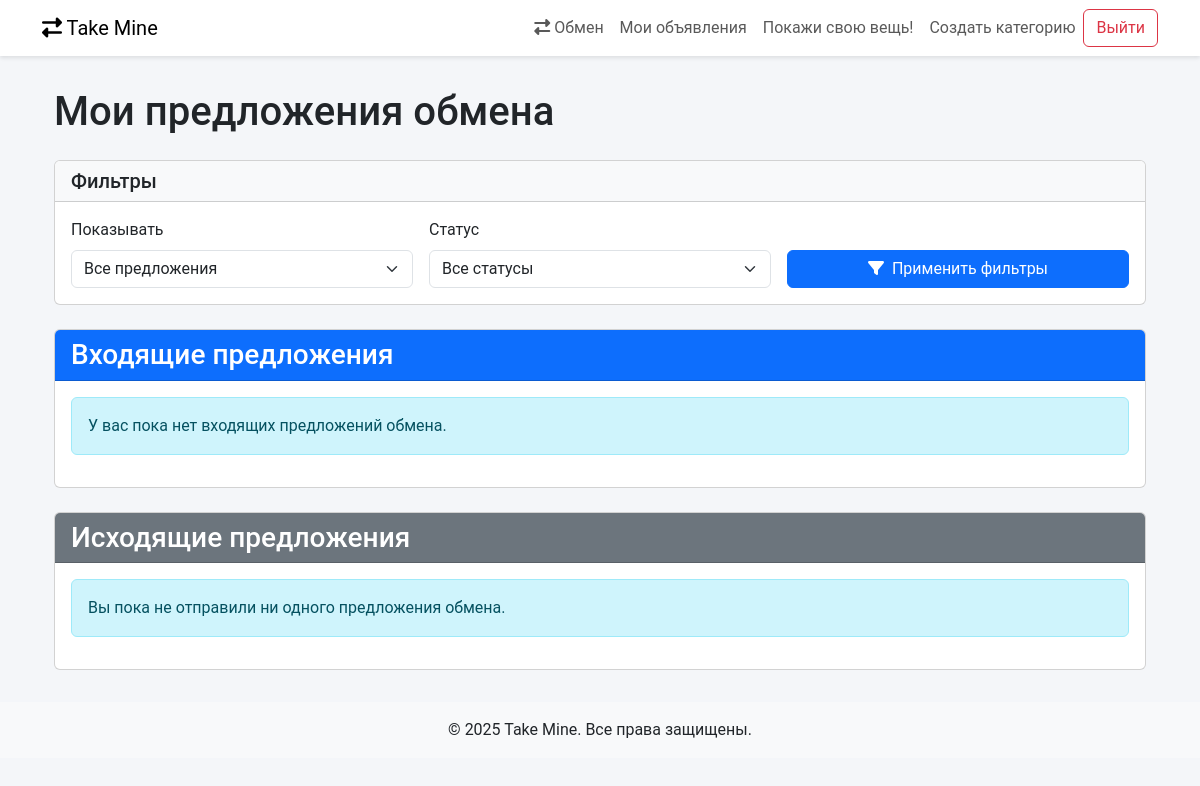
The page /exchanges/ (signed in) on the database as committed earlier.
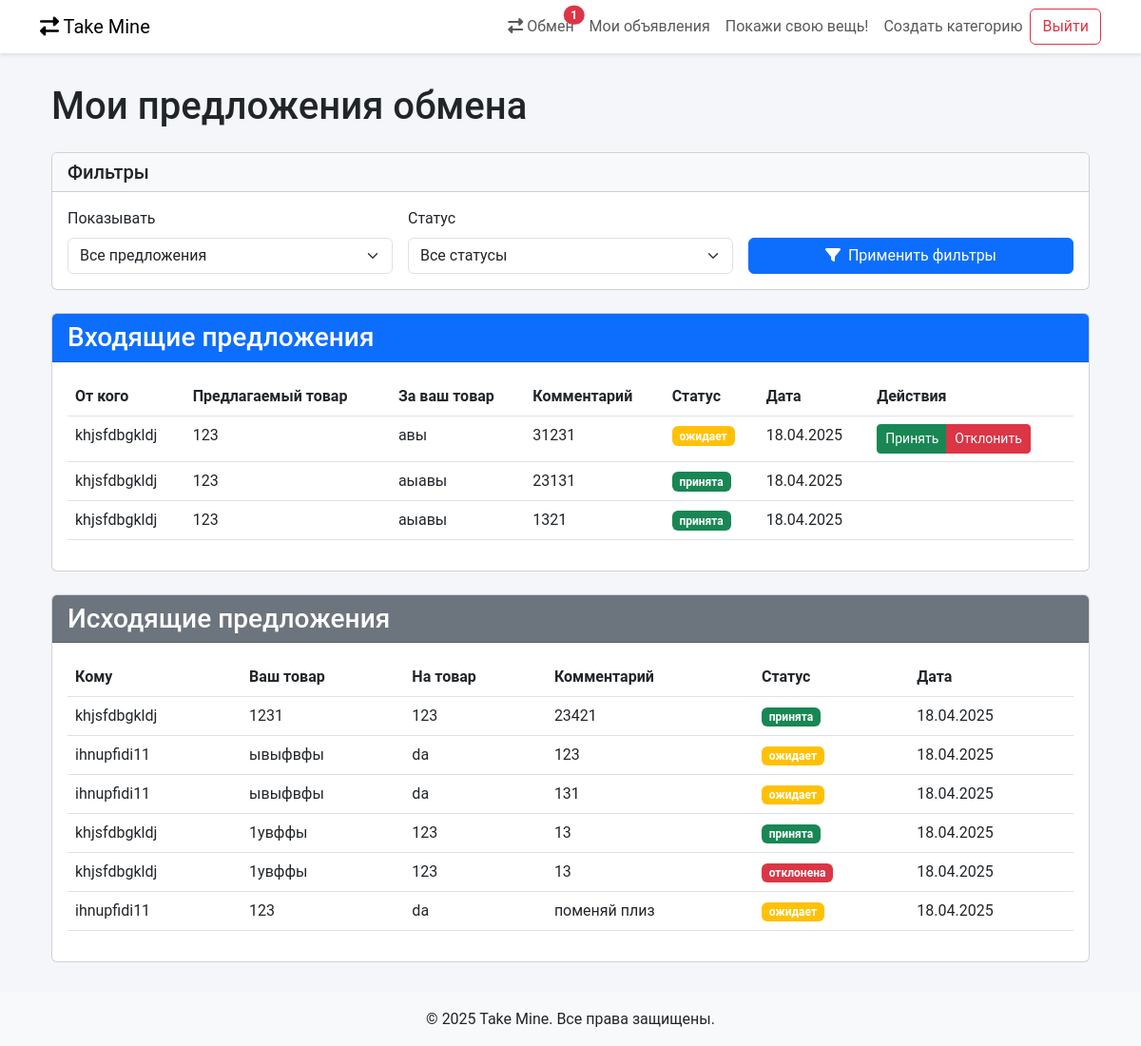
The same page on the database as committed later.
### app/models.py (models this page shows, shortened)
class ExchangeProposal(models.Model):
    STATUS_CHOICES = [
        ('ожидает', 'Ожидает'),
        ('принята', 'Принята'),
        ('отклонена', 'Отклонена'),
    ]
    ad_sender = models.ForeignKey(Item, on_delete=models.CASCADE, related_name='sent_proposals') # отправитель
    ad_receiver = models.ForeignKey(Item, on_delete=models.CASCADE, related_name='received_proposals') # получатель
    comment = models.TextField(blank=True, null=True)
    status = models.CharField(max_length=20, choices=STATUS_CHOICES, default='ожидает')
    created_at = models.DateTimeField(auto_now_add=True)
    class Meta:
        verbose_name = "Предложение обмена"
        verbose_name_plural = "Предложения обмена"
        ordering = ['-created_at']

class Item(models.Model):
    CONDITION_CHOICES = [
        ('new', 'Новый'),
        ('used', 'Б/у'),
        ('for_parts', 'На запчасти')
    ]
    user = models.ForeignKey(User, on_delete=models.CASCADE, related_name='items')
    title = models.CharField(max_length=200)
    description = models.TextField()
    image_url = models.URLField(blank=True, null=True)
    category = models.ForeignKey(Category, on_delete=models.CASCADE, related_name='items')
    condition = models.CharField(max_length=20, choices=CONDITION_CHOICES, default='used')
    created_at = models.DateTimeField(auto_now_add=True)
    class Meta:
        ordering = ['-created_at']
        verbose_name = "Вещь"
        verbose_name_plural = "Вещи"

### app/views.py (the view)
# urls.py: path('exchanges/', views.exchanges_list, name='exchanges'),
@login_required
def exchanges_list(request):
    view = request.GET.get('view', 'all')
    status = request.GET.get('status', 'all')
    sent_proposals = ExchangeProposal.objects.filter(
        ad_sender__user=request.user
    ).select_related('ad_sender', 'ad_receiver', 'ad_sender__user', 'ad_receiver__user')
    received_proposals = ExchangeProposal.objects.filter(
        ad_receiver__user=request.user
    ).select_related('ad_sender', 'ad_receiver', 'ad_sender__user', 'ad_receiver__user')
    if status != 'all':
        sent_proposals = sent_proposals.filter(status=status)
        received_proposals = received_proposals.filter(status=status)
    context = {
        'sent_proposals': sent_proposals,
        'received_proposals': received_proposals,
        'view': view,
        'status': status if status else 'all',
    }
    return render(request, 'app/exchanges_list.html', context)

### app/context_processors.py (called while the page is built)
def exchange_proposals_count(request):
    if request.user.is_authenticated:
        count = ExchangeProposal.objects.filter(
            ad_receiver__user=request.user,
            status='ожидает'
        ).count()
        return {'pending_exchanges_count': count}
    return {'pending_exchanges_count': 0}

### templates/app/exchanges_list.html (shortened to what the changed rows need)
{% extends 'base.html' %}
{% block content %}
<div class="container">
    <h1 class="my-4">Мои предложения обмена</h1>
    {% if view != "outgoing" %}
    <div class="card mb-4">
        <div class="card-body">
            {% if received_proposals %}
                <div class="table-responsive">
                    <table class="table table-hover">
                        <thead>
                            <tr>
                                <th>От кого</th>
                                <th>Предлагаемый товар</th>
                                <th>За ваш товар</th>
                                <th>Комментарий</th>
                                <th>Статус</th>
                                <th>Дата</th>
                                <th>Действия</th>
                            </tr>
                        </thead>
                        <tbody>
                            {% for proposal in received_proposals %}
                                <tr>
                                    <td>{{ proposal.ad_sender.user.username }}</td>
                                    <td>{{ proposal.ad_sender.title }}</td>
                                    <td>{{ proposal.ad_receiver.title }}</td>
                                    <td>{{ proposal.comment|default:"—" }}</td>
                                    <td>
                                        <span class="badge {% if proposal.status == 'ожидает' %}bg-warning{% elif proposal.status == 'принята' %}bg-success{% else %}bg-danger{% endif %}">
                                            {{ proposal.status }}
                                        </span>
                                    </td>
                                    <td>{{ proposal.created_at|date:"d.m.Y" }}</td>
                                    <td>
                                        {% if proposal.status == 'ожидает' %}
                                            <div class="btn-group btn-group-sm">
                                                <a href="{% url 'app:accept_exchange' proposal.id %}" class="btn btn-success">Принять</a>
                                                <a href="{% url 'app:reject_exchange' proposal.id %}" class="btn btn-danger">Отклонить</a>
                                            </div>
                                        {% endif %}
                                    </td>
                                </tr>
                            {% endfor %}
                        </tbody>
                    </table>
                </div>
            {% else %}
                <div class="alert alert-info">
                    У вас пока нет входящих предложений обмена.
                </div>
            {% endif %}
        </div>
    </div>
    {% endif %}
    {% if view != "incoming" %}
    <div class="card">
        <div class="card-body">
            {% if sent_proposals %}
                <div class="table-responsive">
                    <table class="table table-hover">
                        <thead>
                            <tr>
                                <th>Кому</th>
                                <th>Ваш товар</th>
                                <th>На товар</th>
                                <th>Комментарий</th>
                                <th>Статус</th>
                                <th>Дата</th>
                            </tr>
                        </thead>
                        <tbody>
                            {% for proposal in sent_proposals %}
                                <tr>
                                    <td>{{ proposal.ad_receiver.user.username }}</td>
                                    <td>{{ proposal.ad_sender.title }}</td>
                                    <td>{{ proposal.ad_receiver.title }}</td>
                                    <td>{{ proposal.comment|default:"—" }}</td>
                                    <td>
                                        <span class="badge {% if proposal.status == 'ожидает' %}bg-warning{% elif proposal.status == 'принята' %}bg-success{% else %}bg-danger{% endif %}">
                                            {{ proposal.status }}
                                        </span>
                                    </td>
                                    <td>{{ proposal.created_at|date:"d.m.Y" }}</td>
                                </tr>
                            {% endfor %}
                        </tbody>
                    </table>
                </div>
            {% else %}
                <div class="alert alert-info">
                    Вы пока не отправили ни одного предложения обмена.
                </div>
            {% endif %}
        </div>
    </div>
    {% endif %}
</div>
{% endblock %}

Rows that differ between the two databases and show on the page:
added ExchangeProposal: ad_sender.user.username "khjsfdbgkldj", ad_sender "123", ad_receiver "авы", comment "31231", status "ожидает", created_at "18.04.2025", shows "Принять", shown under "Входящие предложения"
added ExchangeProposal: ad_sender.user.username "khjsfdbgkldj", ad_sender "123", ad_receiver "аыавы", comment "23131", status "принята", created_at "18.04.2025", shown under "Входящие предложения"
added ExchangeProposal: ad_sender.user.username "khjsfdbgkldj", ad_sender "123", ad_receiver "аыавы", comment "1321", status "принята", created_at "18.04.2025", shown under "Входящие предложения"
added ExchangeProposal: ad_receiver.user.username "khjsfdbgkldj", ad_sender "1231", ad_receiver "123", comment "23421", status "принята", created_at "18.04.2025", shown under "Исходящие предложения"
added ExchangeProposal: ad_receiver.user.username "ihnupfidi11", ad_sender "ывыфвфы", ad_receiver "da", comment "123", status "ожидает", created_at "18.04.2025", shown under "Исходящие предложения"
added ExchangeProposal: ad_receiver.user.username "ihnupfidi11", ad_sender "ывыфвфы", ad_receiver "da", comment "131", status "ожидает", created_at "18.04.2025", shown under "Исходящие предложения"
added ExchangeProposal: ad_receiver.user.username "khjsfdbgkldj", ad_sender "1увффы", ad_receiver "123", comment "13", status "принята", created_at "18.04.2025", shown under "Исходящие предложения"
added ExchangeProposal: ad_receiver.user.username "khjsfdbgkldj", ad_sender "1увффы", ad_receiver "123", comment "13", status "отклонена", created_at "18.04.2025", shown under "Исходящие предложения"
added ExchangeProposal: ad_receiver.user.username "ihnupfidi11", ad_sender "123", ad_receiver "da", comment "поменяй плиз", status "ожидает", created_at "18.04.2025", shown under "Исходящие предложения"
Other text that changed with them:
{{ pending_exchanges_count }}: (not shown) → "1"
text no longer shown: "У вас пока нет входящих предложений обмена. Вы пока не отправили ни одного предложения обмена."
text now shown: "От кого Предлагаемый товар За ваш товар Комментарий Статус Дата Действия Кому Ваш товар На товар Комментарий Статус Дата"
